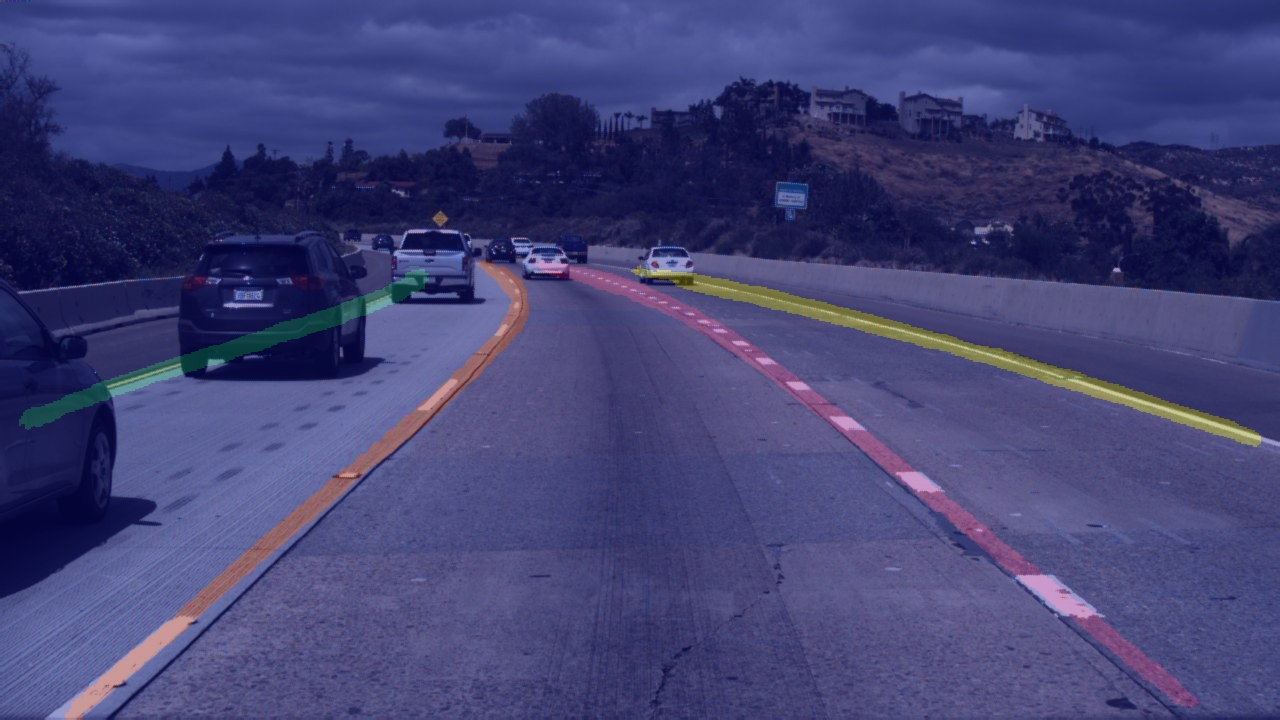
#> input picture PaddleSeg-release-2.6/contrib/LaneSeg/data/images/added_prediction/3.jpg, 1280 x 720 px
$ python -i utils.py   (imports and definitions only)
#> lines starting #> are read from the running program, lines starting #| are printed output that depends on the picture; after the words box and inside, x2 and y2 are one past the last pixel; in counts of white or black regions, pixels touching at a corner belong together
#> further down, picture is the input picture: shape (720, 1280, 3); mean B, G, R 117.4, 66.4, 65.9
import os
import base64
from PIL import Image, ImageDraw, ImageFont
import numpy as np
import cv2
from skimage import io
from io import BytesIO


def skew_correction(image, k_size=7):
#> called with k_size = 7
    gray = cv2.cvtColor(image, cv2.COLOR_BGR2GRAY)
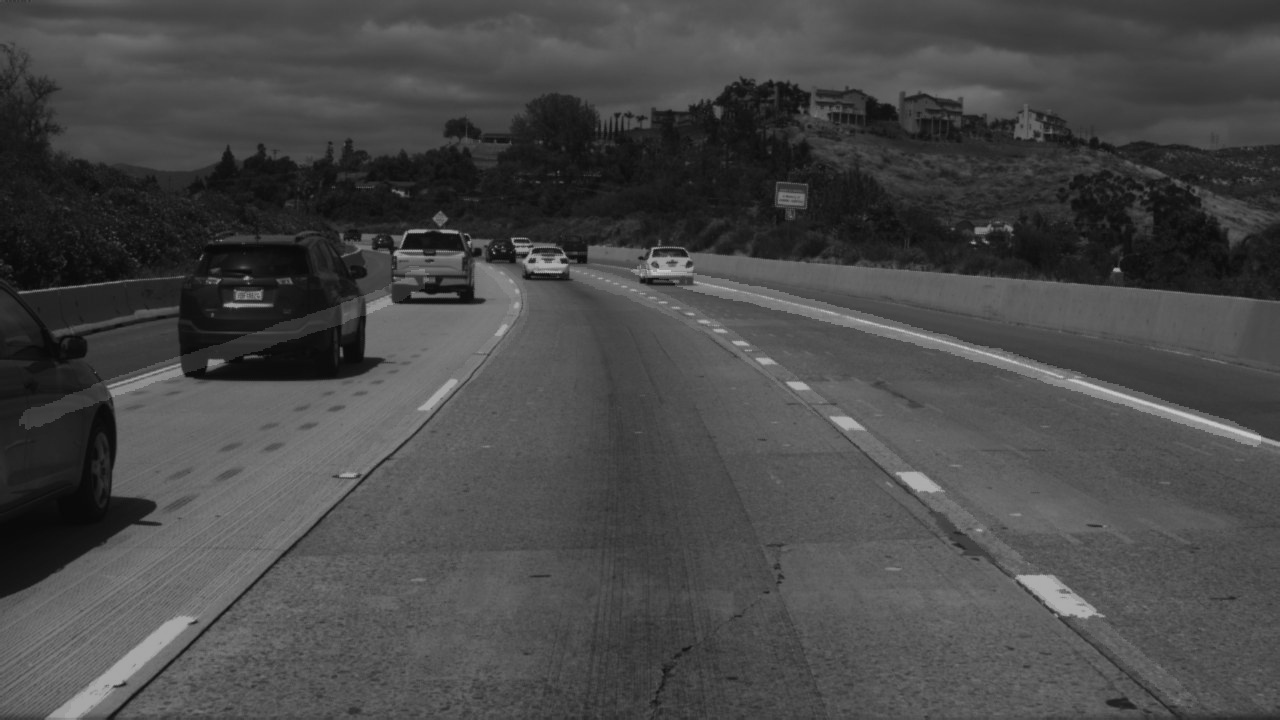
#> gray: shape (720, 1280); min 7, max 201, mean 72.1
    gray = cv2.bitwise_not(gray)
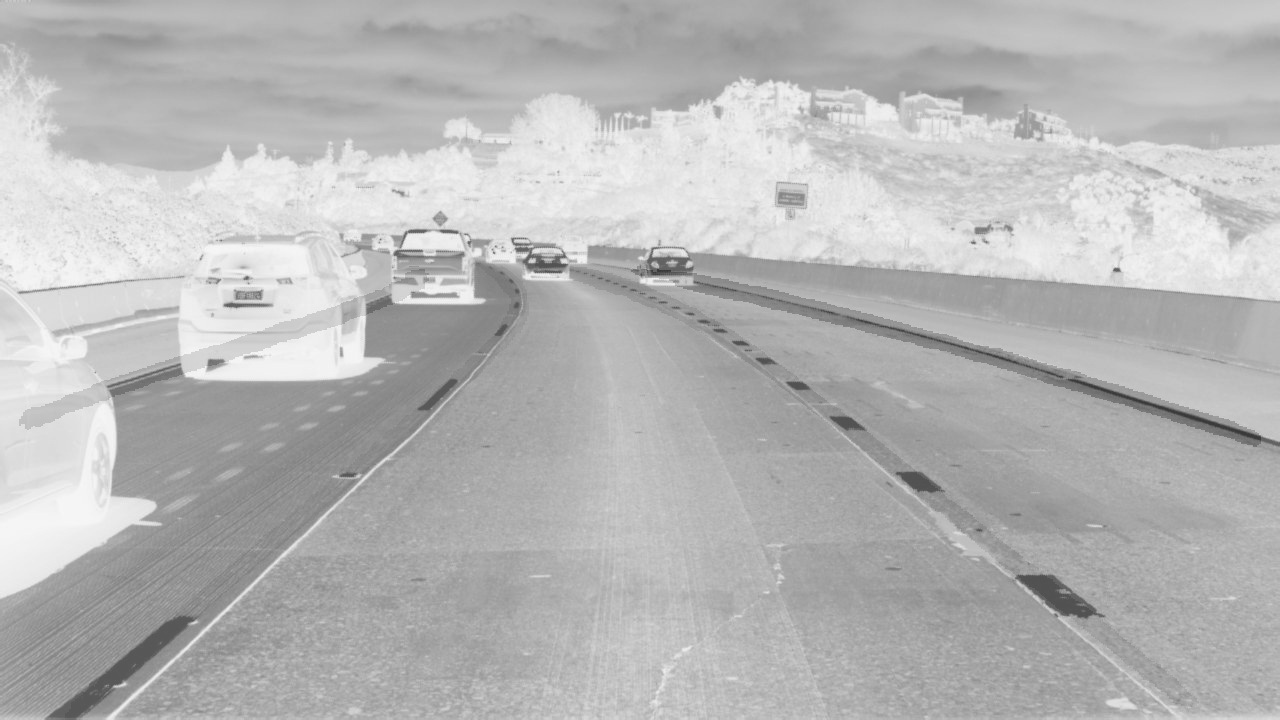
#> gray: shape (720, 1280); min 54, max 248, mean 182.9
    blur = cv2.GaussianBlur(gray, (k_size, k_size), 0)

    # setting all foreground pixels to 255 and all background pixels to 0
    ret, thresh = cv2.threshold(blur, 0, 255, cv2.THRESH_BINARY | cv2.THRESH_OTSU)
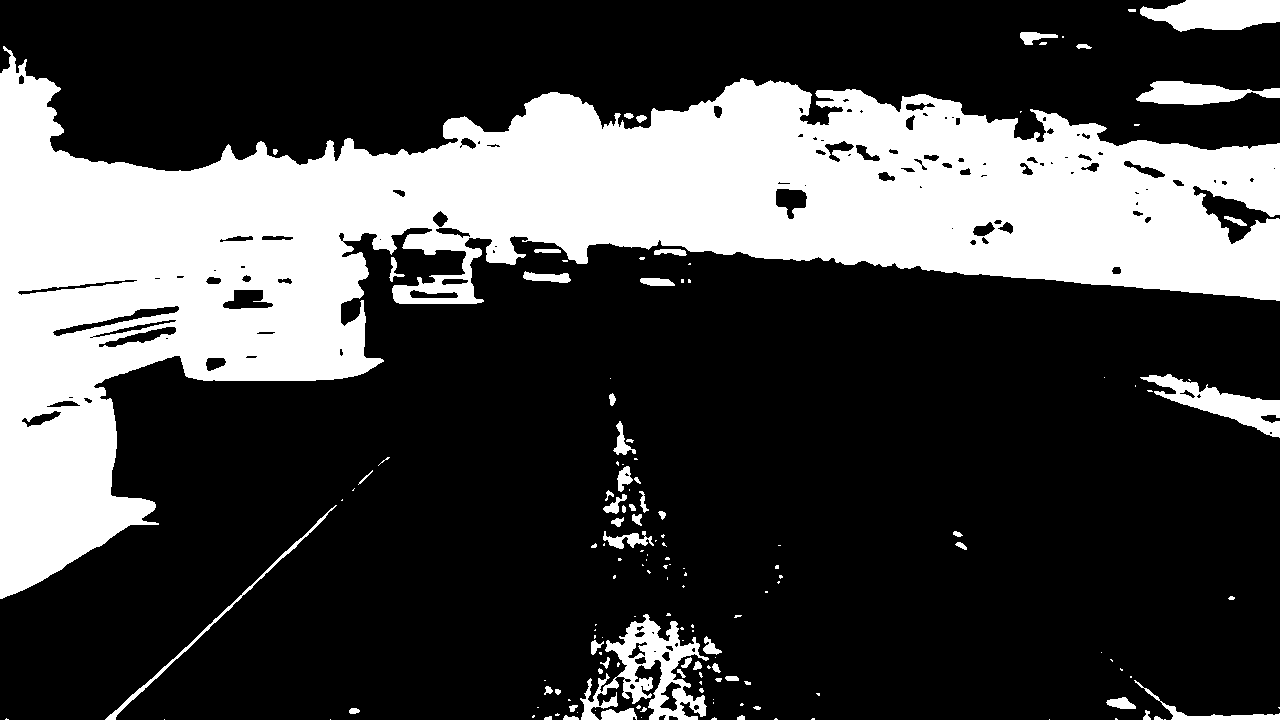
#> thresh: shape (720, 1280); 27.6% white; 151 white regions (88 under 20 px), largest, box (x1, y1, x2, y2) and area: (0, 46, 1280, 599) 233561, (580, 614, 709, 720) 5186, (1140, 0, 1280, 32) 3334
#> ret = 194

    whereid = np.where(thresh > 0)
#> whereid = 254453 positions, rows 0 to 719, columns 0 to 1279
    # 交换横纵坐标的顺序，否则下面得到的每个像素点为(y,x)
    whereid = whereid[::-1]
#> whereid = 254453 positions, rows 0 to 1279, columns 0 to 719
    # 将像素点格式转换为(n_coords, 2)，每个点表示为(x,y)
    coords = np.column_stack(whereid)
#> coords = 254453 pairs, first value 0 to 1279, second value 0 to 719

    (x, y), (w, h), angle = cv2.minAreaRect(coords)
#> x = 639.5; y = 359.5; w = 719; h = 1279; angle = -90
    if angle < -45:
        angle = 90 + angle
#> angle = 0

    vis = image.copy()
    box = cv2.boxPoints(((x, y), (w, h), angle))
#> box = [[280, 999], [280, -280], [999, -280], [999, 999]]
    box = np.int0(box)
    # contours = cv2.drawContours(vis,[box],0,(0,0,255),2)

    # rotate the image to deskew it
    h, w = image.shape[:2]
#> h = 720; w = 1280
    center = (w // 2, h // 2)
#> center = (640, 360)
    # center = x, y  # 可以试试中心点设置为文本区域中心会是什么情况
    Mat = cv2.getRotationMatrix2D(center, angle, 1.0)
#> Mat = [[1, 0, 0], [0, 1, 0]]
    rotated = cv2.warpAffine(image, Mat, (w, h), flags=cv2.INTER_CUBIC, borderMode=cv2.BORDER_REPLICATE)
    #     result = cv2.putText(rotated, "Angle: {:.2f} degrees".format(angle), (10, 30), cv2.FONT_HERSHEY_SIMPLEX, 0.6, (0, 0, 255), 2)

    return thresh, rotated, angle


# [46 lines left out: functions add_text, imshow_ocr, not called in this run]


def im_pair(img1, img2):
    img_pair = cv2.hconcat([img1, img2])
    return img_pair


def img_url_to_arr(url):
    image = io.imread(url)
    return image


# [64 lines left out: functions encode_b64, decode_b64, decode_b64_to_arr, encode_b64_from_file, encode_b64_from_pil, encode_b64_from_cv2 and 2 more, not called in this run]

>>> import cv2
>>> picture = cv2.imread('../../PaddleSeg-release-2.6/contrib/LaneSeg/data/images/added_prediction/3.jpg')
>>> result = skew_correction(picture)
